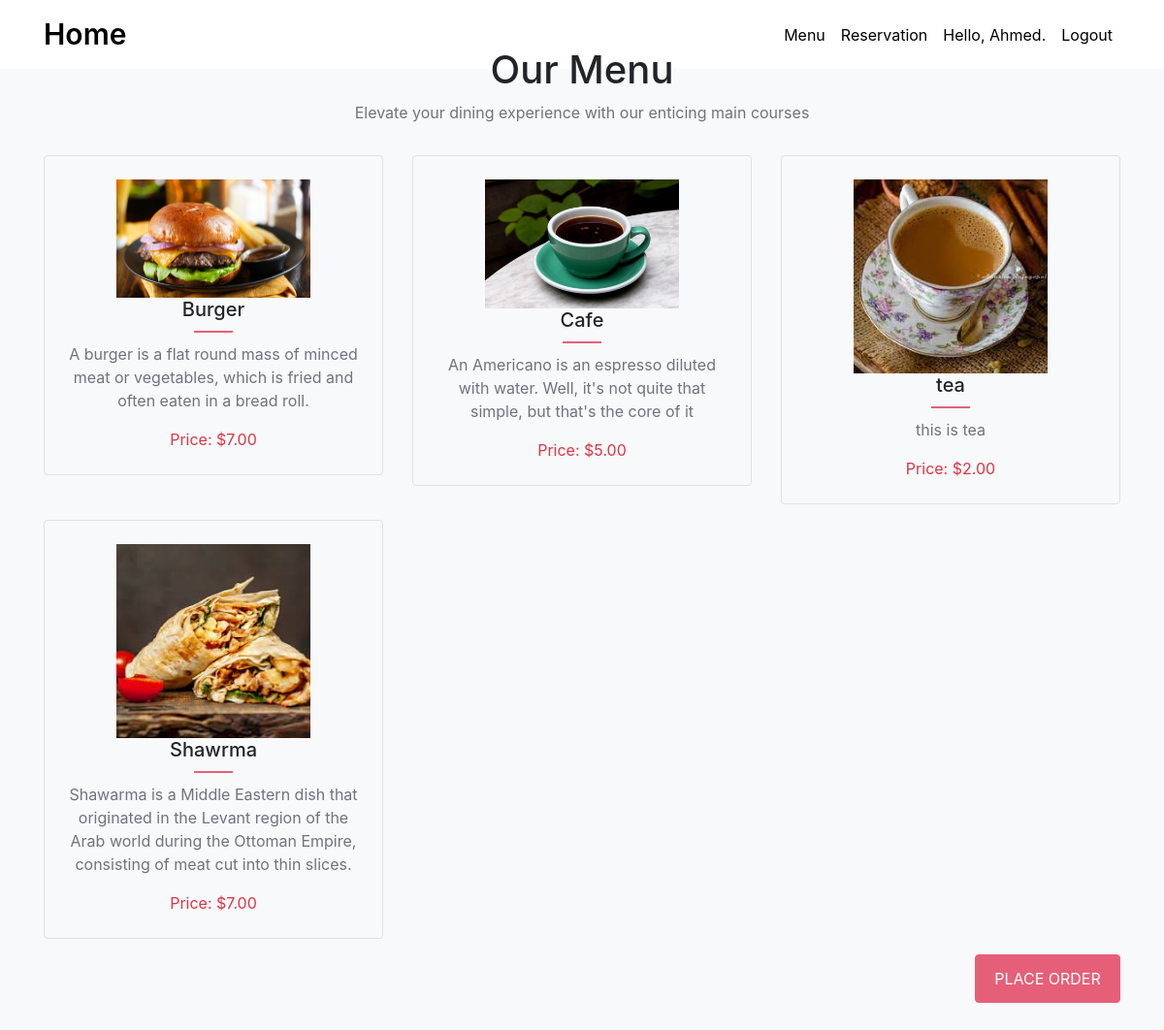
The page /menu/ (signed in) on the database its author committed.
### menu/models.py (models this page shows, shortened)
class MenuItem(models.Model):
    name = models.CharField(max_length=255)
    category = models.ForeignKey(Category, on_delete=models.CASCADE)
    description = models.TextField()
    price = models.DecimalField(max_digits=10, decimal_places=2, default=0.0)
    image = models.ImageField(upload_to='menu_images/', null=True, blank=True)

### menu/views.py (the view)
# urls.py: path('menu/', menu_view, name='menu'),
def menu_view(request):
    menu_items = MenuItem.objects.all()
    return render(request, 'menu/menu.html', {'menu_items': menu_items})

### menu/templates/menu/menu.html
{% extends 'menu/base.html' %}
{% load static %}
{% block content %}
<section class="Menu bg-light py-5" id="Menu">
    <div class="container">
        <div class="row mb-3">
            <div class="col-md-6 m-auto text-center">
                <h1>Our Menu</h1>
                <p class="text-muted">Elevate your dining experience with our enticing main courses</p>
            </div>
        </div>
        <div class="row">
            {% for item in menu_items %}
            <div class="col-lg-4 col-md-6 mb-3">
                <div class="Menu-box text-center border rounded rounded p-4">
                    {% if item.image %}
                    <img src="{{ item.image.url }}" width="200" alt="{{ item.name }}">
                    {% endif %}
                    <h5> {{ item.name }} </h5>
                    <div class="line1"></div>
                    <p class="text-muted">{{ item.description }}</p>
                    <div class="price"> Price: ${{ item.price }} </div>
                </div>
            </div>
            {% endfor %}
            <div class="col-lg-12 text-right">
                <button type="submit" value="Place order" class="rounded text-center"> <a
                        style="color: white; text-decoration: none;" href="{% url 'order_view' %}">Place
                        order</a></button>
            </div>
        </div>
    </div>
</section>
{% endblock content %}

### menu/templates/menu/base.html (shortened to what this page needs)
{% load static %}
<!DOCTYPE html>
<html>
<head>
    <link rel="stylesheet" href="{% static 'css/bootstrap.min.css' %}">
    <link rel="stylesheet" href="{% static 'css/style.css' %}">
    <link rel="stylesheet" href="{% static 'css/all.min.css' %}">
</head>
<body>
    <nav class="navbar navbar-expand-lg navbar-light position-fixed">
        <div class="container">
            <a class="navbar-brand" href="{% url 'home' %}">Home</a>
            <div class="collapse navbar-collapse" id="navbarSupportedContent">
                <ul class="navbar-nav ml-auto">
                    <li class="nav-item">
                        <a class="nav-link" href="{% url 'menu' %}">Menu</a>
                    </li>
                    <li class="nav-item">
                        <a class="nav-link" href="{% url 'reserve_table' %}">Reservation</a>
                    </li>
                    {% if user.is_authenticated %}
                    <li class="nav-item">
                        <a class="nav-link"> Hello, {{ user.username }}. </a>
                    </li>
                    <li class="nav-item">
                        <a class="nav-link" href="{% url 'logout' %}"> Logout </a>
                    {% endif %}
                </ul>
            </div>
        </div>
    </nav>
    <div>{% block content %} {% endblock content %}</div>
</body>
</html>

### menu/static/css/style.css (style rules this page uses)
nav { width: 100%; background-color: #fff; }
.navbar-light .navbar-brand { color: #000; }
.navbar-light .navbar-nav .nav-link { color: #000; }
.navbar-brand { font-size: 30px; font-weight: 600; }
.Menu-box .line1 { width: 40px; height: 2px; background-color: #e65f78; margin: 10px auto; transition: width all 0.5s; }
.Menu button { background-color: #e65f78; border: 1px solid #e65f78; padding: 12px; width: 150px; color: #fff; text-transform: uppercase; }
.price { color: #dc3545; }

### rows shown on the page
MenuItem: image (picture), name "Burger", description "A burger is a flat round mass of minced meat or vegetables, which is fried and often eaten in a bread roll.", price "7.00"
MenuItem: image (picture), name "Cafe", description "An Americano is an espresso diluted with water. Well, it's not quite that simple, but that's the core of it", price "5.00"
MenuItem: image (picture), name "tea", description "this is tea", price "2.00"
MenuItem: image (picture), name "Shawrma", description "Shawarma is a Middle Eastern dish that originated in the Levant region of the Arab world during the Ottoman Empire, consisting of meat cut into thin slices.", price "7.00"

### other values the page prints
{{ user.username }} "Ahmed"
